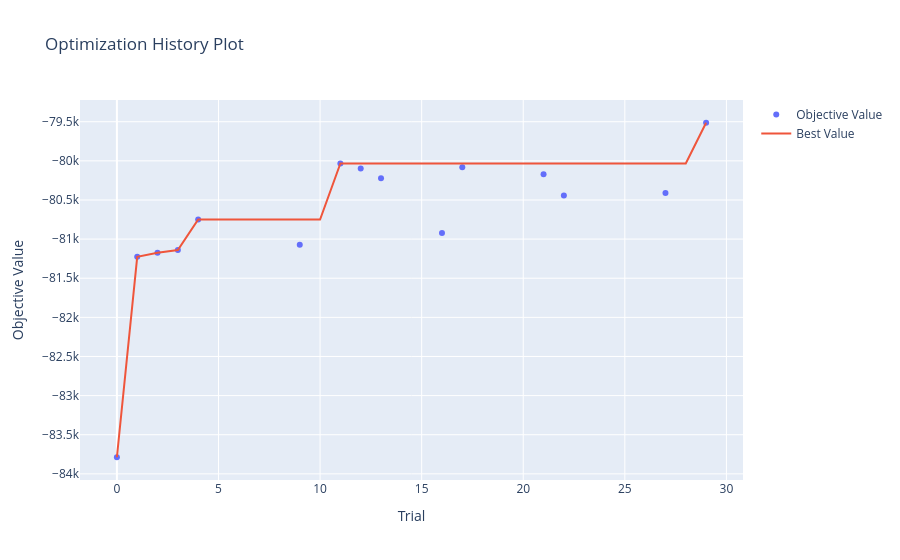
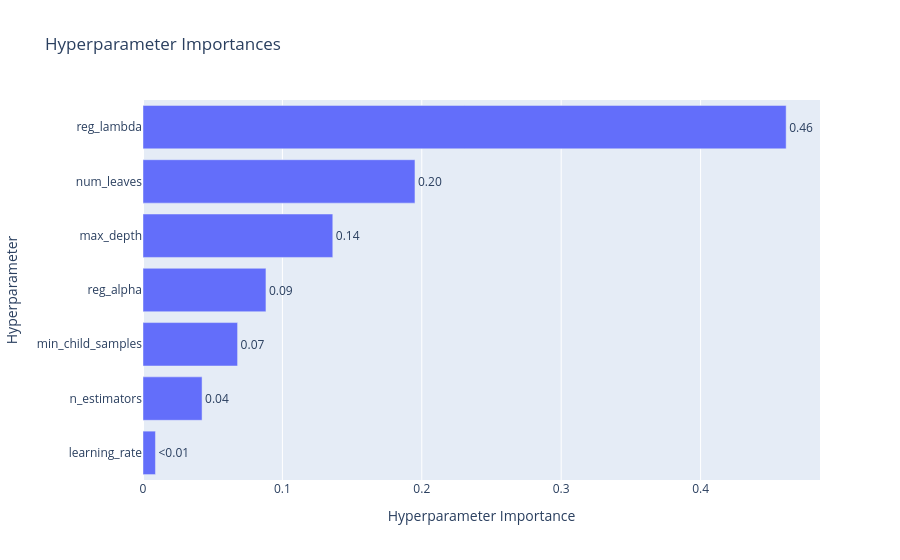

Notebook code cell kept with these figures, in order:
### Code cell
def lightgbm_params_func(trial):
    return {
        'learning_rate': trial.suggest_float('learning_rate', 0.01, 0.1, log=True),
        'max_depth': trial.suggest_int('max_depth', 3, 10),
        'n_estimators': trial.suggest_int('n_estimators', 500, 2000),
        'num_leaves': trial.suggest_int('num_leaves', 2, 256),
        'min_child_samples': trial.suggest_int('min_child_samples', 5, 100),
        'reg_alpha': trial.suggest_float('reg_alpha', 1e-8, 1.0),
        'reg_lambda': trial.suggest_float('reg_lambda', 1e-8, 1.0),
        **default_lgbm_params
    }

def lightgbm_estimator_func(params):
    return LGBMRegressor(**params)

lightgbm_study = optuna_helper.fit_study(
    lightgbm_params_func,
    lightgbm_estimator_func,
    visualize=True,
    fit_score_func=fit_score_func,
)

print('=== LightGBM ===')
print('Наилучшие гиперпараметры:', lightgbm_study.best_params)
print(f'MAE: {-lightgbm_study.best_value:.2f}')

### Figure 1 — Plotly figure (JSON) as saved in the notebook; plotly's stock layout.template omitted (floating-point values rounded to 4 significant figures)
{"data": [{"mode": "markers", "name": "Objective Value", "type": "scatter", "x": [0, 1, 2, 3, 4, 9, 11, 12, 13, 16, 17, 21, 22, 27, 29], "y": [-83790.0, -81230.0, -81170.0, -81140.0, -80750.0, -81070.0, -80030.0, -80100.0, -80220.0, -80920.0, -80080.0, -80170.0, -80440.0, -80410.0, -79510.0]}, {"mode": "lines", "name": "Best Value", "type": "scatter", "x": [0, 1, 2, 3, 4, 5, 6, 7, 8, 9, 10, 11, 12, 13, 14, 15, 16, 17, 18, 19, 20, 21, 22, 23, 24, 25, 26, 27, 28, 29], "y": [-83790.0, -81230.0, -81170.0, -81140.0, -80750.0, -80750.0, -80750.0, -80750.0, -80750.0, -80750.0, -80750.0, -80030.0, -80030.0, -80030.0, -80030.0, -80030.0, -80030.0, -80030.0, -80030.0, -80030.0, -80030.0, -80030.0, -80030.0, -80030.0, -80030.0, -80030.0, -80030.0, -80030.0, -80030.0, -79510.0]}, {"marker": {"color": "#cccccc"}, "mode": "markers", "name": "Infeasible Trial", "showlegend": false, "type": "scatter", "x": [], "y": []}], "layout": {"title": {"text": "Optimization History Plot"}, "xaxis": {"title": {"text": "Trial"}}, "yaxis": {"title": {"text": "Objective Value"}}}}

### Figure 2 — Plotly figure (JSON) as saved in the notebook; plotly's stock layout.template omitted (floating-point values rounded to 4 significant figures)
{"data": [{"cliponaxis": false, "hovertemplate": ["learning_rate (FloatDistribution): 0.008935996587310924<extra></extra>", "n_estimators (IntDistribution): 0.0423760425621284<extra></extra>", "min_child_samples (IntDistribution): 0.06785059412839617<extra></extra>", "reg_alpha (FloatDistribution): 0.08820077222651859<extra></extra>", "max_depth (IntDistribution): 0.13615134662807288<extra></extra>", "num_leaves (IntDistribution): 0.19510572288499547<extra></extra>", "reg_lambda (FloatDistribution): 0.46137952498257756<extra></extra>"], "name": "Objective Value", "orientation": "h", "text": ["<0.01", "0.04", "0.07", "0.09", "0.14", "0.20", "0.46"], "textposition": "outside", "type": "bar", "x": [0.008936, 0.04238, 0.06785, 0.0882, 0.1362, 0.1951, 0.4614], "y": ["learning_rate", "n_estimators", "min_child_samples", "reg_alpha", "max_depth", "num_leaves", "reg_lambda"]}], "layout": {"title": {"text": "Hyperparameter Importances"}, "xaxis": {"title": {"text": "Hyperparameter Importance"}}, "yaxis": {"title": {"text": "Hyperparameter"}}}}
